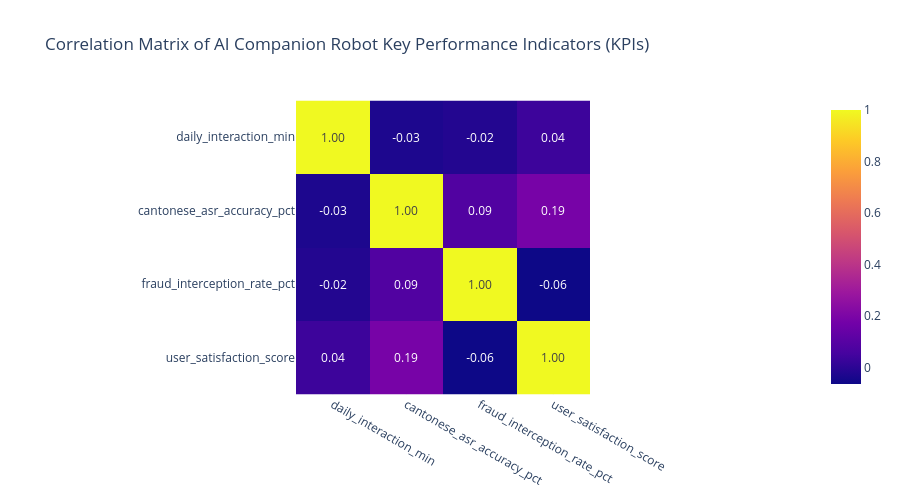

Here is the notebook cell this chart was saved with:
### Markdown cell above
# [Cell 7] AI Performance Metrics Correlation Heatmap (Plotly Continuous Color - Plasma)

### Code cell
# Cell 7: Performance Correlation Matrix (Continuous Plasma Scale)
corr = df3[['daily_interaction_min', 'cantonese_asr_accuracy_pct', 'fraud_interception_rate_pct', 'user_satisfaction_score']].corr()

fig5 = px.imshow(
    corr,
    text_auto=".2f",
    color_continuous_scale='Plasma', # Continuous color
    title="Correlation Matrix of AI Companion Robot Key Performance Indicators (KPIs)"
)

fig5.update_layout(height=500, width=900)
fig5.show()

### Figure 1 — Plotly figure (JSON) as saved in the notebook; plotly's stock layout.template omitted (floating-point values rounded to 4 significant figures)
{"data": [{"coloraxis": "coloraxis", "hovertemplate": "x: %{x}<br>y: %{y}<br>color: %{z}<extra></extra>", "name": "0", "texttemplate": "%{z:.2f}", "type": "heatmap", "x": ["daily_interaction_min", "cantonese_asr_accuracy_pct", "fraud_interception_rate_pct", "user_satisfaction_score"], "xaxis": "x", "y": ["daily_interaction_min", "cantonese_asr_accuracy_pct", "fraud_interception_rate_pct", "user_satisfaction_score"], "yaxis": "y", "z": [[1.0, -0.03096, -0.01741, 0.03596], [-0.03096, 1.0, 0.08518, 0.1859], [-0.01741, 0.08518, 1.0, -0.06362], [0.03596, 0.1859, -0.06362, 1.0]]}], "layout": {"coloraxis": {"autocolorscale": false, "colorscale": [[0, "#0d0887"], [0.1111, "#46039f"], [0.2222, "#7201a8"], [0.3333, "#9c179e"], [0.4444, "#bd3786"], [0.5556, "#d8576b"], [0.6667, "#ed7953"], [0.7778, "#fb9f3a"], [0.8889, "#fdca26"], [1, "#f0f921"]]}, "height": 500, "title": {"text": "Correlation Matrix of AI Companion Robot Key Performance Indicators (KPIs)"}, "width": 900, "xaxis": {"anchor": "y", "constrain": "domain", "domain": [0, 1], "scaleanchor": "y"}, "yaxis": {"anchor": "x", "autorange": "reversed", "constrain": "domain", "domain": [0, 1]}}}
